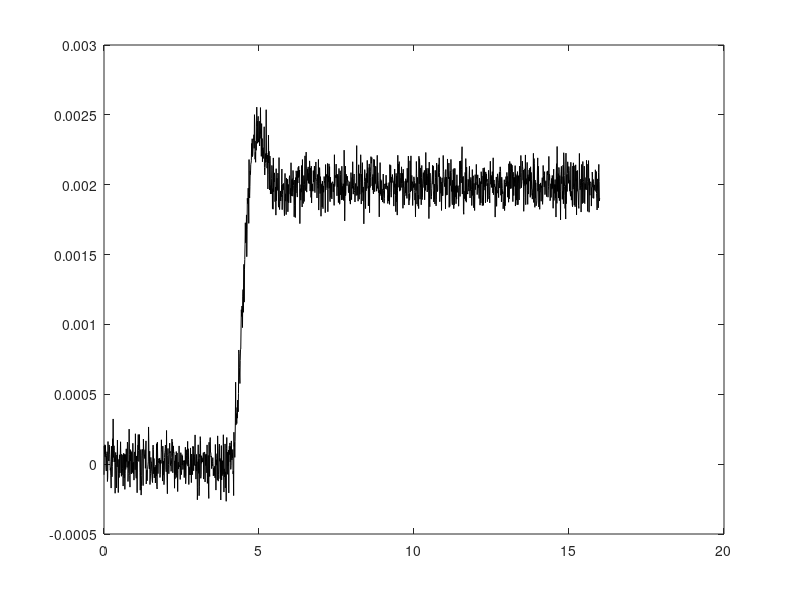

Reproduce this figure in MATLAB. (Note: this script raises an error after producing the figure.)
%% Smith
close all
clear
x = load('Pontos/conjunto6.txt');

x_values = x(:,2);
y_values = x(:,1);
size = 30;
%fitted_values = fit(x_values, y_values, 'poly9');
%plot(fitted_values, x_values, y_values);
plot(x_values, y_values, 'Color', 'k');

n = numel(y_values);
points_per_slice = floor(n/size);

y_medium = ones(size,1);
for i = 1:size
    y_medium(i) = median(y_values((i-1)* points_per_slice+1:points_per_slice*i));
end

% OBS adicionar os pontos que faltam

avg_diff = 0;
stable_portion = numel(y_medium);

% Checks for stable region
for i = numel(y_medium):-1:2
    avg_diff = y_medium(i) - y_medium(i-1);
    if avg_diff<=(0.01*y_medium(size))
        stable_portion = i;
    else 
        break;
    end
end

y1 = 0.632*y_medium(stable_portion);
y2 = 0.283*y_medium(stable_portion);

for i=1:numel(y_values)
    if y1<y_values(i)
        break;
    end
end

t1 = i;

for i=1:numel(y_values)
    if y2<y_values(i)
        break;
    end
end

t2 = i;

hold on

%plot([x_values(t1) x_values(t2)], [y1 y2]);

% TF parameters 
delay = (1.5*x_values(t2) - 0.5*x_values(t1));
K1 = (y_medium(stable_portion) - y_values(1));
K2 = (y_medium(stable_portion) - y_medium(1));
tau = 1.5*(x_values(t1) - x_values(t2));

if(delay <= 1.5*x_values(2))
    sys = tf(K1, [tau 1]);
    disp('foi 1');
else
    sys = tf(K2, [tau 1], 'OutputDelay', delay);
    disp('foi 2');
end

step(sys);
title('Identificação por Smith')
legend('Conjunto de dados', 'Modelo identificado', 'Location','southeast');